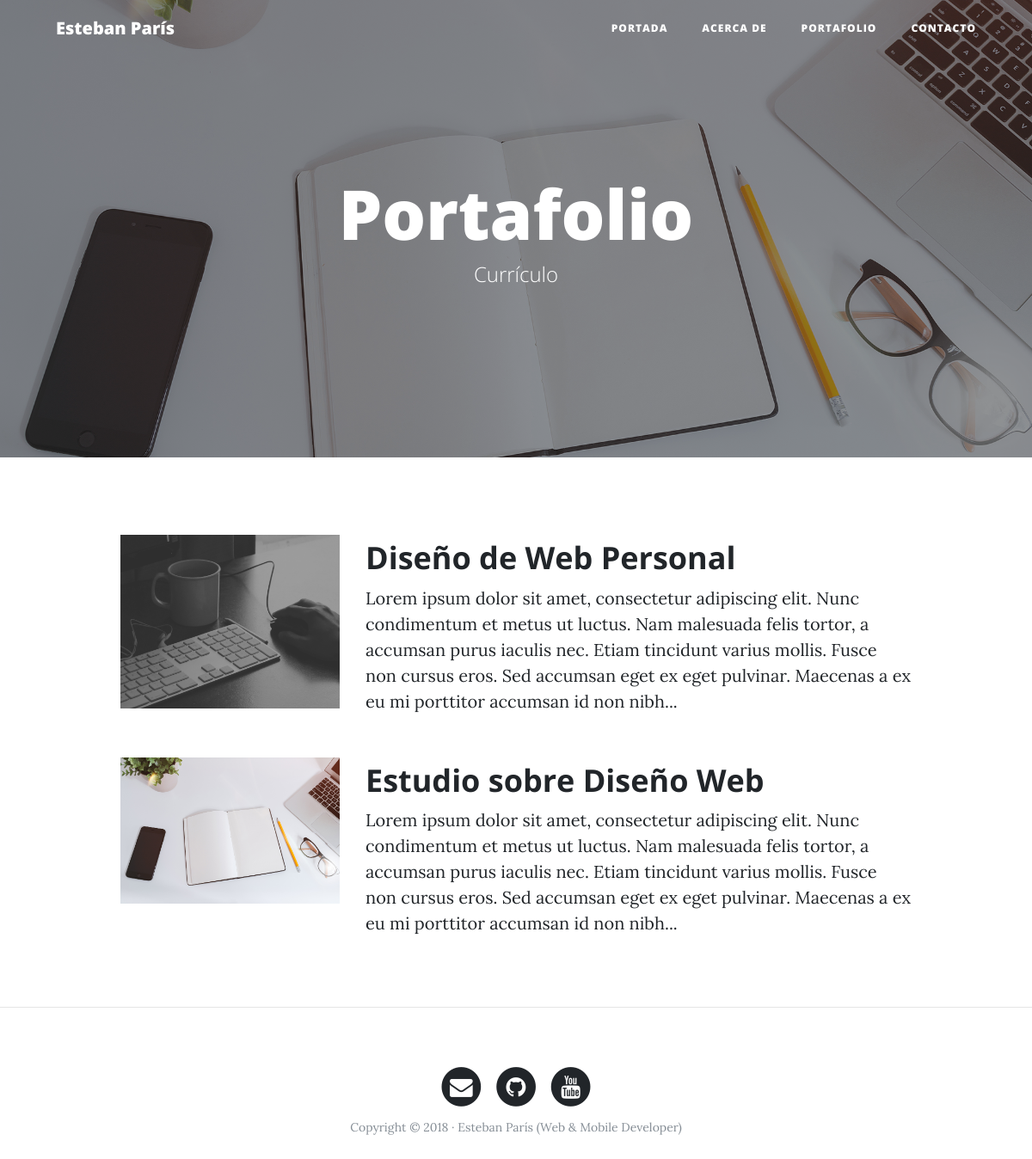
The page /portfolio/ on the database its author committed.
### portfolio/models.py (models this page shows, shortened)
class Project(models.Model):
    title = models.CharField(max_length=200, verbose_name = "Título")
    description = models.TextField(verbose_name = "Descripción")
    image = models.ImageField(verbose_name = "Imagen", upload_to="projects")
    created = models.DateTimeField(auto_now_add=True, verbose_name = "Fecha de Creación")
    updated = models.DateTimeField(auto_now=True, verbose_name = "Fecha de Edición")
    class Meta:
        verbose_name = "proyecto"
        verbose_name_plural = "proyectos"
        ordering = ["created"]

### portfolio/views.py (the view)
# urls.py: path('portfolio/', portfolio_views.portfolio, name="portfolio"),
def portfolio(request):
    projects = Project.objects.all()
    return render(request, "portfolio/portfolio.html", {'projects':projects})

### portfolio/templates/portfolio/portfolio.html (shortened to what this page needs)
{% extends 'core/base.html' %}
{% block background %}{% load static %}{% static 'core/img/portfolio-bg.jpg' %}{% endblock %}
{% block headers %}
    <h1>Portafolio</h1>
    <span class="subheading">Currículo</span>
{% endblock %}
{% block content %}
    {% for project in projects %}
        <div class="row project">
            <div class="col-lg-3 col-md-4 offset-lg-1">
                <img class="img-fluid" src="{{project.image.url}}" alt="">
            </div>
        <div class="col-lg-7 col-md-8">
                <h2 class="section-heading title">{{project.title}}</h2>
            <p>{{project.description}}</p>
            </div>
        </div>
    {% endfor %}
{% endblock %}

### core/templates/core/base.html (shortened to what this page needs)
<!DOCTYPE html>
<html lang="es">
  <head>
    {% load static %}
    <link href="{% static 'core/vendor/bootstrap/css/bootstrap.min.css' %}" rel="stylesheet">
    <link href="{% static 'core/vendor/font-awesome/css/font-awesome.min.css' %}" rel="stylesheet" type="text/css">
    <link href="{% static 'core/css/clean-blog.min.css' %}" rel="stylesheet">
  </head>
  <body>
    <nav class="navbar navbar-expand-lg navbar-light fixed-top" id="mainNav">
      <div class="container">
        <a class="navbar-brand" href="{% url 'home' %}">Esteban París</a>
        <div class="collapse navbar-collapse" id="navbarResponsive">
          <ul class="navbar-nav ml-auto">
            <li class="nav-item">
              <a class="nav-link" href="{% url 'home' %}">Portada</a>
            </li>
            <li class="nav-item">
              <a class="nav-link" href="{% url 'about' %}">Acerca de</a>
            </li>
            <li class="nav-item">
              <a class="nav-link" href="{% url 'portfolio' %}">Portafolio</a>
            </li>
            <li class="nav-item">
              <a class="nav-link" href="{% url 'contact' %}">Contacto</a>
            </li>
          </ul>
        </div>
      </div>
    </nav>
    <header class="masthead" style="background-image: url('{% block background %}{% endblock %}')">
      <div class="overlay"></div>
      <div class="container">
        <div class="row">
          <div class="col-lg-8 col-md-10 mx-auto">
            <div class="site-heading">
                {% block headers %} {% endblock %}
            </div>
          </div>
        </div>
      </div>
    </header>
    <div class="container">
        {% block content %}{% endblock %}
    </div>
    {% if request.path != "/" %}<hr>{% endif %}
    <footer>
      <div class="container">
        <div class="row">
          <div class="col-lg-8 col-md-10 mx-auto">
            <ul class="list-inline text-center">
              <li class="list-inline-item">
                <a href="#">
                  <span class="fa-stack fa-lg">
                    <i class="fa fa-circle fa-stack-2x"></i>
                    <i class="fa fa-envelope fa-stack-1x fa-inverse"></i>
                  </span>
                </a>
              </li>
              <li class="list-inline-item">
                <a href="#">
                  <span class="fa-stack fa-lg">
                    <i class="fa fa-circle fa-stack-2x"></i>
                    <i class="fa fa-github fa-stack-1x fa-inverse"></i>
                  </span>
                </a>
              </li>
              <li class="list-inline-item">
                <a href="#">
                  <span class="fa-stack fa-lg">
                    <i class="fa fa-circle fa-stack-2x"></i>
                    <i class="fa fa-youtube fa-stack-1x fa-inverse"></i>
                  </span>
                </a>
              </li>
            </ul>
            <p class="copyright text-muted">Copyright &copy; 2018 · Esteban París (Web & Mobile Developer) </p>
          </div>
        </div>
      </div>
    </footer>
  </body>
</html>

### rows shown on the page
Project: image (picture), title "Diseño de Web Personal", description "Lorem ipsum dolor sit amet, consectetur adipiscing elit. Nunc condimentum et metus ut luctus. Nam malesuada felis tortor, a accumsan purus iaculis nec. Etiam tincidunt varius mollis. Fusce non cursus eros. Sed accumsan eget ex eget pulvinar. Maecenas a ex eu mi porttitor accumsan id non nibh..."
Project: image (picture), title "Estudio sobre Diseño Web", description "Lorem ipsum dolor sit amet, consectetur adipiscing elit. Nunc condimentum et metus ut luctus. Nam malesuada felis tortor, a accumsan purus iaculis nec. Etiam tincidunt varius mollis. Fusce non cursus eros. Sed accumsan eget ex eget pulvinar. Maecenas a ex eu mi porttitor accumsan id non nibh..."
